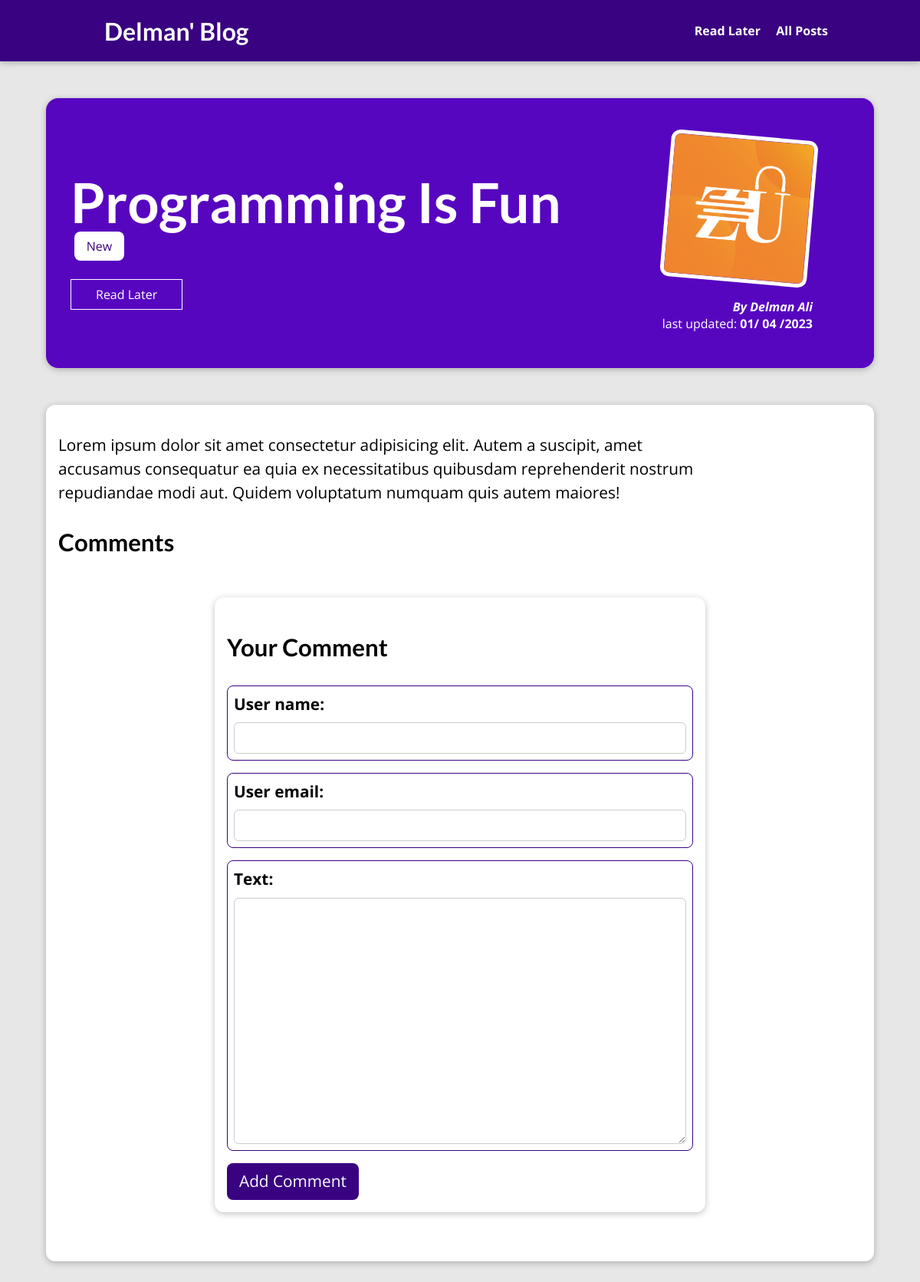
Page /posts/programming-is-fun on the committed database.
### blog/models.py (models this page shows, shortened)
class Post(models.Model):
    title = models.CharField(max_length=150)
    axcerpt = models.CharField(max_length=200)
    date = models.DateField(auto_now=True)
    image = models.ImageField(upload_to='posts', null=True)
    slug = models.SlugField(unique=True, db_index=True)
    content = models.TextField(validators=[MinLengthValidator(10)])
    author = models.ForeignKey(
        Author, on_delete=models.SET_NULL, null=True, related_name='posts')
    tags = models.ManyToManyField(Tag)

class Tag(models.Model):
    caption = models.CharField(max_length=20)

class Author(models.Model):
    first_name = models.CharField(max_length=100)
    last_name = models.CharField(max_length=100)
    email = models.EmailField()
    def __str__(self):
        return f'{self.first_name} {self.last_name}'

### blog/views.py (the view, shortened to what this page needs)
# urls.py: path('posts/<slug:slug>', views.SinglePostView.as_view(), name='post-detail-page'),
class SinglePostView(View):
    def is_stored_post(self, request, post_id):
        stored_posts = request.session.get('stored_posts')
        if stored_posts is not None:
            is_saved_for_later = post_id in stored_posts
        else:
            is_saved_for_later = False
        return is_saved_for_later
    def get(self, request, slug):
        post = Post.objects.get(slug=slug)
        context = {
            'post': post,
            'post_tags': post.tags.all(),
            'comment_form': CommentForm(),
            'comments': post.comments.all().order_by('-id'),
            'saved_for_later': self.is_stored_post(request, post.id)
        }
        return render(request, 'blog/post-detail.html', context)

### blog/forms.py
class CommentForm(forms.ModelForm):
    class Meta:
        model = Comment
        fields = ('user_name', 'user_email', 'text')
        locals = {
            'user_name': 'Name',
            'user_email': 'Email',
            'text': 'Your Comment'
        }

### blog/templates/blog/post-detail.html (shortened to what this page needs)
{% extends 'base.html' %}
{% load static %}
{% block css_files %}
<link rel="stylesheet" href="{% static 'blog/post-detail.css' %}">
{% endblock %}
{% block content %}
<section id="summary">
    <h2>{{ post.title|title }}</h2>
    <div>
        {% for tag in post_tags %}
        <span class="tag"> {{ tag.caption}} </span>
        {% endfor %}
    </div>
    <div id="read-later">
        <form action="{% url 'read-later' %}" method="POST">
            <button>
                {% if saved_for_later %}
                Remove from read later
                {% else %}
                Read Later
                {% endif %}
            </button>
        </form>
    </div>
    <article>
        <img src="{{post.image.url}}" alt="{{post.title}}">
        <address>By <a href="mailto:{{post.author.email}}">{{post.author|title}}</a></address>
        <div>
            last updated: <time>
                {{ post.date|date:'d/ m /Y' }}
            </time>
        </div>
    </article>
</section>
<main style="
    font-size: 1.3rem;
    line-height: 1.5;
    font-weight: 400;
    ">
    {{ post.content|linebreaks }}
    <section id="comments">
        <h2>Comments</h2>
        <section id="comment-form">
            <h2>Your Comment</h2>
            <form action="{% url 'post-detail-page' post.slug %}" method="POST">
                {% for form_field in comment_form %}
                <div class="form-control {% if form_field.errors %}invaled{% endif %} ">
                    {{ form_field.label_tag }}
                    {{ form_field }}
                </div>
                {% endfor %}
                <button type="submit">Add Comment</button>
            </form>
        </section>
    </main>
    {% endblock %}

### static/app.css (style rules this page uses)
* { box-sizing: border-box; }
html { font-family: 'Open Sans', 'Lato', sans-serif; }
body { margin: 0; }
h1, h2, h3 { font-family: 'Lato', sans-serif; font-weight: bold; }

### blog/static/blog/post-detail.css (style rules this page uses)
body { background-color: #e7e7e7; }
#summary { margin: 8rem auto 3rem auto; padding: 2rem; width: 90%; max-width: 90rem; border-radius: 16px; background-color: #5706c0; position: relative; box-shadow: 0 2px 8px rgba(0, 0, 0, 0.25); height: 22rem; }
#summary h2 { color: white; font-size: 4.5rem; margin-bottom: 0.25rem; }
#read-later { margin: 2rem 0; }
#read-later button { background-color: transparent; border: 1px solid white; padding: 0.5rem 2rem; font: inherit; color: white; cursor: pointer; }
#summary article { position: absolute; top: 2rem; right: 3rem; padding: 1rem 2rem; border-radius: 12px; text-align: right; color: white; }
#summary article img { width: 12rem; height: 12rem; border-radius: 12px; transform: rotateZ(5deg); border: 5px solid white; margin-bottom: 1rem; }
#summary address { font-weight: bold; }
#summary time { font-weight: bold; }
#summary a { color: white; text-decoration: none; }
main { width: 90%; max-width: 90rem; margin: 3rem auto; background-color: white; padding: 1rem; border-radius: 12px; box-shadow: 0 2px 8px rgba(0, 0, 0, 0.25); }
.tag { background-color: white; color: #390281; padding: 0.5rem 1rem; margin: 0.3rem; border-radius: 8px; }
#comment-form { margin: 3rem auto; width: 90%; max-width: 40rem; padding: 1rem; background-color: white; border-radius: 12px; box-shadow: 0 2px 8px rgba(0, 0, 0, 0.25); }
#comment-form button { background-color: #390281; color: white; border: none; padding: 0.5rem 1rem; border-radius: 8px; font: inherit; cursor: pointer; }
.form-control { border: 1px solid #390281; border-radius: 8px; padding: 0.5rem; margin-bottom: 1rem; }
.form-control label { font-weight: bold; margin-bottom: 0.5rem; display: block; }
.form-control input, .form-control textarea { display: block; width: 100%; border: 1px solid #ccc; border-radius: 6px; padding: 0.25rem; font: inherit; }

### rows in the picture
Post: title "Programming Is Fun", image (picture), author "Delman Ali", date "01/ 04 /2023", content "Lorem ipsum dolor sit amet consectetur adipisicing elit. Autem a suscipit, amet accusamus consequatur ea quia ex necessitatibus quibusdam reprehenderit nostrum repudiandae modi aut. Quidem voluptatum numquam quis autem maiores!"
Tag: caption "New"
